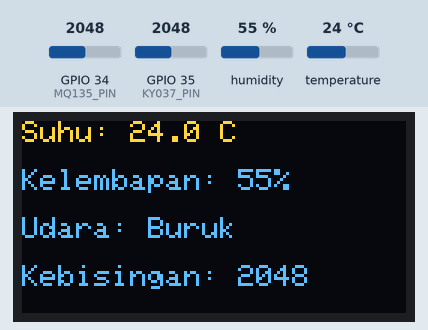
The sketch below on a simulated ESP32. Shown: 128×64 one-colour display. The inputs (shaded band) are chosen by the test bench; at power-on: GPIO 34 (MQ135_PIN) = 2048, humidity 55 %, GPIO 35 (KY037_PIN) = 2048, temperature 24 °C. The OLED is the two-colour kind (top 16 rows yellow); what the sketch prints to the serial monitor is not drawn.

Above: at 1.9 s.
2.0 s: GPIO 34 (MQ135_PIN) set to 1930
At 3.0 s:
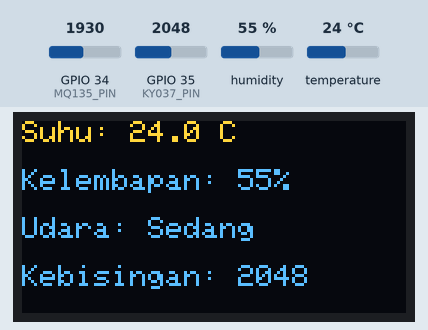
3.6 s: GPIO 34 (MQ135_PIN) set to 1065
5.5 s: GPIO 34 (MQ135_PIN) set to 949
At 7.6 s:
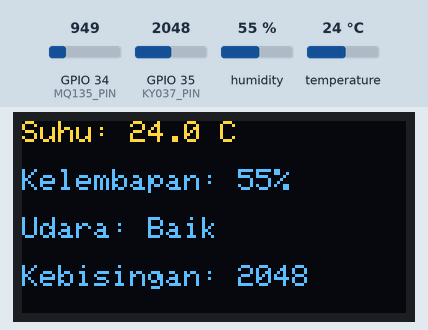
7.9 s: GPIO 34 (MQ135_PIN) set to 2040
At 9.4 s:
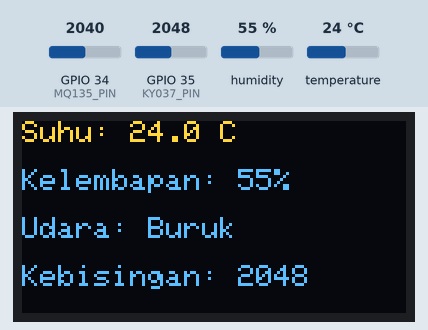
10.1 s: humidity set to 22 %
At 11.1 s:
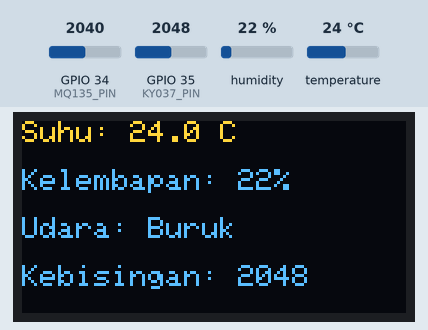
12.2 s: GPIO 35 (KY037_PIN) set to 1960
At 14.0 s:
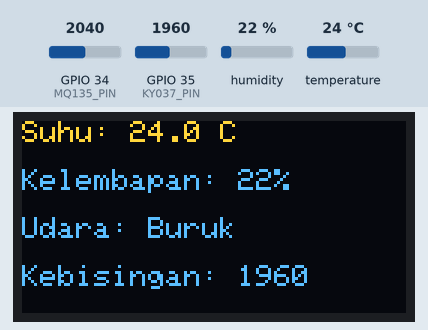
Timing chart, 0 to 15.3 s (numbered marks = the images above; inputs shaded):
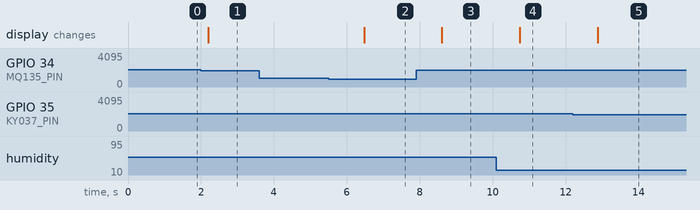

The sketch:

Progress_21_Mei.ino
```cpp
/*
Catatan:
Pengerjaan dan pengujian fitur pada program ini telah
dilaksanakan pada tanggal 21 Mei 2026. Dokumentasi dan
pengunggahan ke repository GitHub dilakukan pada
12 Juni 2026 sehingga riwayat commit tidak sepenuhnya
merepresentasikan waktu pengembangan awal proyek.
*/

#include <Wire.h>
#include <Adafruit_GFX.h>
#include <Adafruit_SSD1306.h>
#include <DHT.h>

#define SCREEN_WIDTH 128
#define SCREEN_HEIGHT 64
#define OLED_RESET -1

#define DHTPIN 4
#define DHTTYPE DHT22

#define MQ135_PIN 34
#define KY037_PIN 35

Adafruit_SSD1306 display(SCREEN_WIDTH, SCREEN_HEIGHT, &Wire, OLED_RESET);
DHT dht(DHTPIN, DHTTYPE);

void setup() {

  Serial.begin(9600);

  dht.begin();

  if (!display.begin(SSD1306_SWITCHCAPVCC, 0x3C)) {
    Serial.println("OLED gagal");
    while (true);
  }

  display.clearDisplay();

  Serial.println("Semua sensor siap!");
}

void loop() {

  float suhu = dht.readTemperature();
  float kelembapan = dht.readHumidity();

  int kualitasUdara = analogRead(MQ135_PIN);
  int kebisingan = analogRead(KY037_PIN);

  String statusUdara;

  if (kualitasUdara < 1000)
    statusUdara = "Baik";
  else if (kualitasUdara < 2000)
    statusUdara = "Sedang";
  else
    statusUdara = "Buruk";

  display.clearDisplay();

  display.setTextSize(1);
  display.setTextColor(SSD1306_WHITE);

  display.setCursor(0, 0);
  display.print("Suhu: ");
  display.print(suhu, 1);
  display.println(" C");

  display.setCursor(0, 16);
  display.print("Kelembapan: ");
  display.print(kelembapan, 0);
  display.println("%");

  display.setCursor(0, 32);
  display.print("Udara: ");
  display.println(statusUdara);

  display.setCursor(0, 48);
  display.print("Kebisingan: ");
  display.println(kebisingan);

  display.display();


  Serial.println("====================");

  Serial.print("Suhu : ");
  Serial.print(suhu);
  Serial.println(" C");

  Serial.print("Kelembapan : ");
  Serial.print(kelembapan);
  Serial.println(" %");

  Serial.print("Udara : ");
  Serial.print(kualitasUdara);
  Serial.print(" -> ");
  Serial.println(statusUdara);

  Serial.print("Kebisingan : ");
  Serial.println(kebisingan);

  delay(1000);
}
```

Measured:
- the behaviour switches between 2000 and 1999 on GPIO 34 (MQ135_PIN) (found by bisection; images 0 and 1)
- the behaviour switches between 1000 and 999 on GPIO 34 (MQ135_PIN) (found by bisection; images 1 and 2)
- after the input at 2.0 s, the display: changes after 0.20 s (image 1)
- after the input at 3.6 s, every drawn part: stays the same
- after the input at 5.5 s, the display: changes after 0.97 s (image 2)
- after the input at 7.9 s, the display: changes after 0.71 s (image 3)
- after the input at 10.1 s, the display: changes after 0.64 s (image 4)
- after the input at 12.2 s, the display: changes after 0.68 s (image 5)
